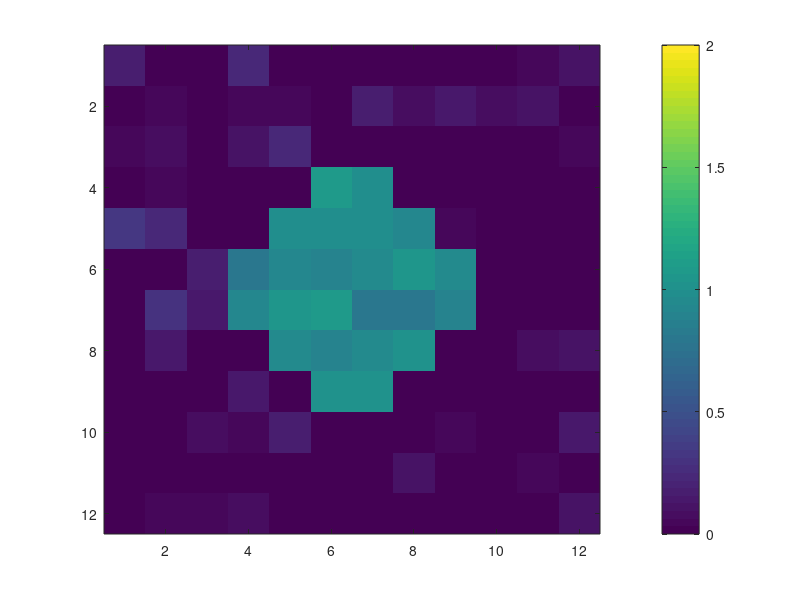

MATLAB code for this plot: (Note: this script raises an error after producing the figure.)
clear; close all; clc
rmse = @(org,est) norm(org(:) - est(:))./sqrt(numel(org));

%% create Test data 3D
rng('default');
[x,y,z] = meshgrid(linspace(-4,4,12));
A = sqrt(x.^2 + y.^2 + z.^2);
A(A<2) = 1; A(A>2) = 0;
sigma = 0.1;
W = sigma*randn(size(A));

Y = A + W;


figure(1), imagesc(A(:,:,6)), caxis([0 2]), colorbar
figure(2), imagesc(Y(:,:,6)), caxis([0 2]), colorbar

%% Display the 3D data

xs = -4:4;
ys = -4:4;
zs = -4:4;

figure(1), clf
contourslice(x,y,z,A, xs, ys, zs)
rotate3d on
view([-45 30])

figure(2), clf
contourslice(x,y,z,Y, xs(1:2:end), ys(1:2:end), zs(1:2:end))
rotate3d on
view([-45 30])
%% Denoise the 3d Data

blcksize = [12 12 2];
overlap = 6;
searchSize = [24 24 6];
threshold = 50;
lam = 0.01;
is2d = false;
iter = 10;
Est = X_small;
for i = 1:iter
    Est = Est + 0.1 * (X_small - Est);
    Est = lowRank3D(Est,blcksize,overlap,threshold,searchSize,is2d,lam);
    %fprintf('Denoised at step %d. RMSE = %1.4f \n', i, rmse(Est,A))
    i
end


%% 

figure(1), imagesc(Y(:,:,30)), caxis([0 2]), colorbar
figure(2), imagesc(Est(:,:,30)), caxis([0 2]), colorbar
figure(3), imagesc(A(:,:,30)), caxis([0 2]), colorbar

%% All slices at one voxel

figure(1), clf
subplot(2,2,1)
imagesc(reshape(A(30,:,:), [50 50]))
box off
colorbar
title('Clean Cube slice at x = 30')

subplot(2,2,2)
imagesc(reshape(A(:,30,:), [50 50]))
box off
colorbar
title('Clean Cube slice at y = 30')


subplot(2,2,3.5)
imagesc(reshape(A(:,:,30), [50 50]))
box off
colorbar
title('Clean Cube slice at z = 30')


figure(2), clf
subplot(2,2,1)
imagesc(reshape(Y(30,:,:), [50 50]))
box off
colorbar
title('Clean Cube slice at x = 30')

subplot(2,2,2)
imagesc(reshape(Y(:,30,:), [50 50]))
box off
colorbar
title('Clean Cube slice at y = 30')


subplot(2,2,3.5)
imagesc(reshape(Y(:,:,30), [50 50]))
box off
colorbar
title('Clean Cube slice at z = 30')


figure(3), clf
subplot(2,2,1)
imagesc(reshape(Est(30,:,:), [50 50]))
box off
colorbar
title('Clean Cube slice at x = 30')

subplot(2,2,2)
imagesc(reshape(Est(:,30,:), [50 50]))
box off
colorbar
title('Clean Cube slice at y = 30')


subplot(2,2,3.5)
imagesc(reshape(Est(:,:,30), [50 50]))
box off
colorbar
title('Clean Cube slice at z = 30')
